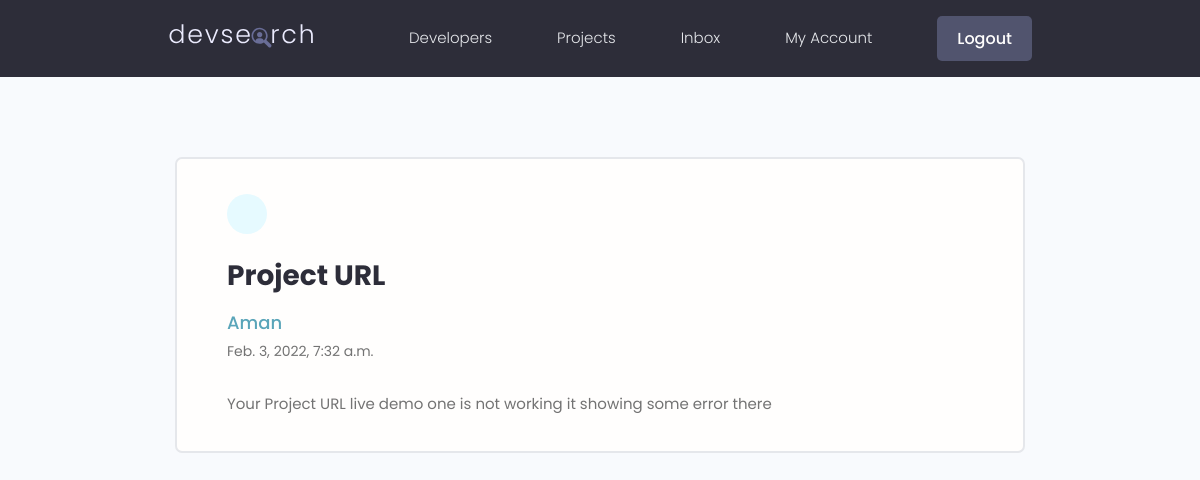
/read-message/6bd65240-279c-4adb-b799-20b343c59794/ (signed in), run on the app's committed database.
### project/models.py (models this page shows, shortened)
class Message(models.Model):
    sender = models.ForeignKey(
        Profile, on_delete=models.SET_NULL, null=True, blank=True)
    recipient = models.ForeignKey(
        Profile, on_delete=models.SET_NULL, null=True, blank=True, related_name="messages")
    name = models.CharField(max_length=200, null=True, blank=True)
    email = models.EmailField(max_length=200, null=True, blank=True)
    subject = models.CharField(max_length=200, null=True, blank=True)
    body = models.TextField()
    is_read = models.BooleanField(default=False, null=True)
    created = models.DateTimeField(auto_now_add=True)
    id = models.UUIDField(default=uuid.uuid4, unique=True,
                          primary_key=True, editable=False)
    class Meta:
        ordering = ['is_read', '-created']

### pages/views.py (the view)
# urls.py: path('read-message/<str:pk>/',views.read_message,name="read-message"),
@login_required(login_url='login')
def read_message(request,pk):
    message_content = Message.objects.get(id=pk)
    if message_content.is_read == False:
        message_content.is_read = True
        message_content.save()
    context = {
        'message_content' : message_content
    }
    return render(request,"pages/read_message.html" , context)

### pages/templates/pages/read_message.html (shortened to what this page needs)
{% extends 'pages/base.html' %}
{% block content %}
<main class="messagePage my-xl">
    <div class="content-box">
      <div class="message">
        <a class="backButton" href="{% url 'inbox' %}"></a>
        <h2 class="message__subject">{{message_content.subject}}</h4>
          <a href="{% url 'profile' message_content.sender.id %}" class="message__author">{{message_content.name}}</a>
          <p class="message__date">{{message_content.created}}</p>
          <div class="message__body">
              {{message_content.body|linebreaksbr}}
          </div>
      </div>
    </div>
  </main>
{% endblock content %}

### static/css/app.css (style rules this page uses)
:root { --color-sub: #2d2d39; }
.content-box { width: 95%; max-width: 85rem; margin: 0 auto; }
.message { padding: 2.5rem 0; }
.message > a { display: flex; gap: 1rem; }
.message__author, .message__date { flex-basis: 25%; }
.message__subject { flex-basis: 50%; }
.message__date { text-align: right; }
.messagePage .message { list-style: none; background: var(--color-white); padding: 3.5rem 5rem; border: 2px solid var(--color-light); border-radius: 0.7rem; }
.messagePage .message__subject { font-size: 2.8rem; color: var(--color-sub); margin-bottom: 1rem; margin-top: 2rem; }
.messagePage .message__author { font-size: 1.8rem; font-weight: 500; }
.messagePage .message__date { font-size: 1.4rem; font-weight: 400; text-align: left; margin-bottom: 3rem; }
.backButton { background: var(--color-main-light); color: var(--color-main); width: 4rem; height: 4rem; display: flex; align-items: center; justify-content: center; border-radius: 50%; }

### static/uikit/styles/modules/_variables.css (style rules this page uses)
:root { --color-main: #5aa5b9; --color-main-light: #e6faff; --color-sub: #3f4156; --color-sub-light: #51546e; --color-sub-lighter: #ededfd; --color-text: #737373; --color-gray: #8b8b8b; --color-light: #e5e7eb; --color-light-gray: #767676; --color-bg: #f8fafd; --color-white: #fffefd; --color-white-light: #f3f3f3; --color-success: #359e64; --color-success-bg: #def8e8; --color-error: #fc4b0b; --color-error-bg: #fff2ee; --font-base: 'Poppins', arial, helvetica, 'Segoe UI', roboto, ubuntu, sans-serif; --font-monospace: 'Fira Code', 'Courier New', courier, monospace; --font-regular: 300; --font-medium: 500; --font-bold: 700; --generic-shadow: 1px 1px 5px #00000010; --generic-transition: all 0.3s ease-in-out; }

### static/uikit/styles/modules/_base.css (style rules this page uses)
* { margin: 0; padding: 0; box-sizing: border-box; text-rendering: optimizeLegibility; color: inherit; font-size: inherit; }
html { font-size: 50%; }
@media only screen and (min-width: 480px) { html { font-size: 56.25%; } }
@media only screen and (min-width: 1200px) { html { font-size: 62.5%; } }
body { line-height: 1.6; font-weight: 400; font-size: 1.5rem; color: var(--color-text); background-color: var(--color-bg); min-height: 100vh; }

### static/uikit/styles/modules/_typography.css (style rules this page uses)
* { font-family: var(--font-base); }
h2 { font-size: 3.6rem; font-weight: var(--font-bold); }
p, span, strong { font-size: 1.6rem; color: var(--color-text); font-weight: var(--font-regular); }
a { padding-bottom: 2px; text-decoration: none; display: inline-block; color: var(--color-main); font-weight: var(--font-medium); }

### static/uikit/styles/modules/_utilities.css (style rules this page uses)
.my-xl { margin: 8rem auto; }

### data on the page
Message: subject "Project URL", name "Aman", created "Feb. 3, 2022, 7:32 a.m.", body "Your Project URL live demo one is not working it showing some error there"
